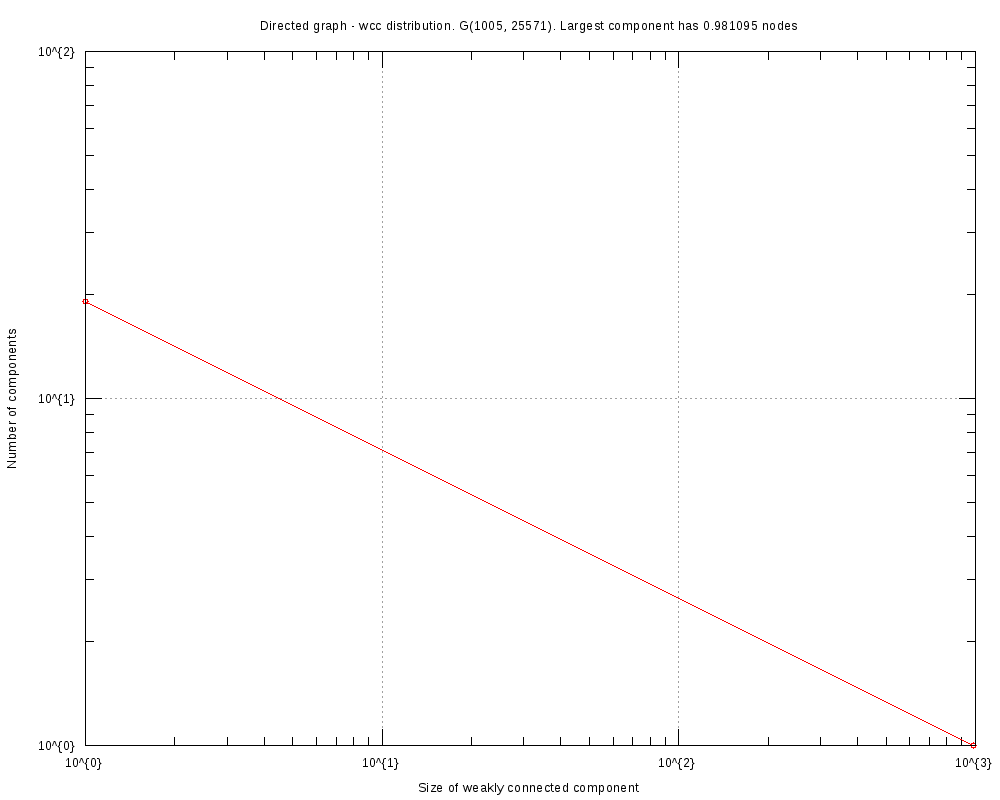

Generate this figure with gnuplot:
#
# Directed graph - wcc distribution. G(1005, 25571). Largest component has 0.981095 nodes (Thu Oct 26 17:47:22 2017)
#

set title "Directed graph - wcc distribution. G(1005, 25571). Largest component has 0.981095 nodes"
set key bottom right
set logscale xy 10
set format x "10^{%L}"
set mxtics 10
set format y "10^{%L}"
set mytics 10
set grid
set xlabel "Size of weakly connected component"
set ylabel "Number of components"
set tics scale 2
set terminal png font arial 10 size 1000,800
set output 'wcc.EUC.png'
plot 	"wcc.EUC.tab" using 1:2 title "" with linespoints pt 6
